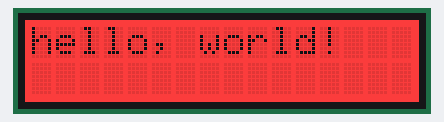
A sketch run on a simulated Arduino Uno, built with avr-gcc and run on an emulated ATmega328P. Shown: 16×2 character LCD.

Above: at 0.1 s.
At 3.1 s:
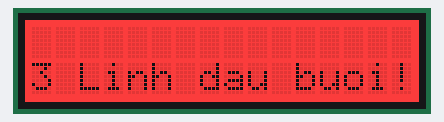
At 7.1 s:
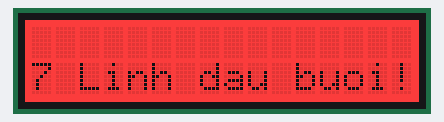
At 11.1 s:
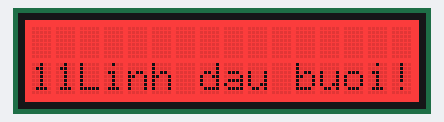
At 21.1 s:
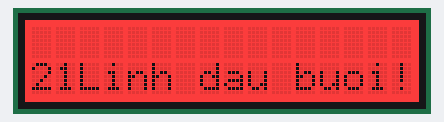
At 38.1 s:
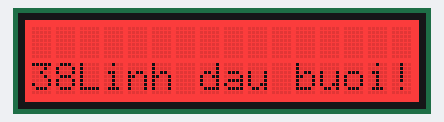

Measured:
- what the display in image 1 shows lasts 0.9 s, from 3.1 s to 4.0 s
- what the display in image 2 shows lasts 1.0 s, from 7.1 s to 8.1 s

The sketch:

HelloWorld.ino
```cpp
// (licence header left out)
#include "DFRobot_RGBLCD1602.h"

const int colorR = 255;
const int colorG = 0;
const int colorB = 0;

DFRobot_RGBLCD1602 lcd(/*lcdCols*/16,/*lcdRows*/2);  //16 characters and 2 lines of show

void setup() {
    /**
     *  @brief initialize the LCD and master IIC
     */
    lcd.init();

    lcd.setRGB(colorR, colorG, colorB);

    // Print a message to the LCD.
    lcd.print("hello, world!");
    delay(2000);
    lcd.clear();
    lcd.setCursor(2,1);
    lcd.print("Linh dau buoi!");
    delay(1000);
}

void loop() {
    // set the cursor to column 0, line 1
    // (note: line 1 is the second row, since counting begins with 0):
    /**
     *  @brief set cursor position
     *  @param col columns optional range 0-15
     *  @param row rows optional range 0-1，0 is the first row, 1 is the second row
     */
    lcd.setCursor(0, 1);
    // print the number of seconds since reset:
    lcd.print(millis()/1000);

    delay(100);
}
```
